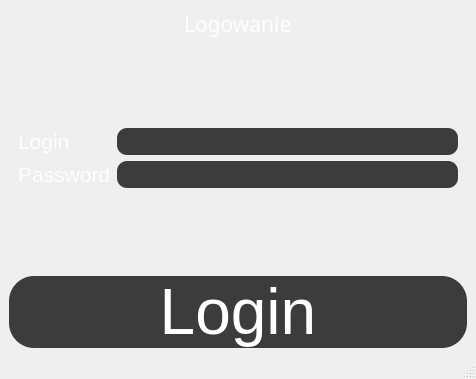
<?xml version="1.0" encoding="UTF-8"?>
<ui version="4.0">
 <class>MainWindow</class>
 <widget class="QMainWindow" name="MainWindow">
  <property name="geometry">
   <rect>
    <x>0</x>
    <y>0</y>
    <width>476</width>
    <height>379</height>
   </rect>
  </property>
  <property name="windowTitle">
   <string>MainWindow</string>
  </property>
  <widget class="QWidget" name="centralwidget">
   <property name="styleSheet">
    <string notr="true">backround: #1c1c1c;
color: #fefefe;</string>
   </property>
   <layout class="QVBoxLayout" name="verticalLayout">
    <item alignment="Qt::AlignHCenter">
     <widget class="QLabel" name="label_3">
      <property name="font">
       <font>
        <family>MS Outlook</family>
        <pointsize>16</pointsize>
       </font>
      </property>
      <property name="text">
       <string>Logowanie</string>
      </property>
     </widget>
    </item>
    <item>
     <spacer name="verticalSpacer">
      <property name="orientation">
       <enum>Qt::Vertical</enum>
      </property>
      <property name="sizeHint" stdset="0">
       <size>
        <width>20</width>
        <height>40</height>
       </size>
      </property>
     </spacer>
    </item>
    <item>
     <widget class="QWidget" name="" native="true">
      <property name="sizeIncrement">
       <size>
        <width>0</width>
        <height>1</height>
       </size>
      </property>
      <layout class="QFormLayout" name="formLayout">
       <item row="2" column="0">
        <widget class="QLabel" name="label">
         <property name="font">
          <font>
           <pointsize>16</pointsize>
          </font>
         </property>
         <property name="text">
          <string>Login</string>
         </property>
        </widget>
       </item>
       <item row="2" column="1">
        <widget class="QLineEdit" name="login">
         <property name="font">
          <font>
           <pointsize>16</pointsize>
          </font>
         </property>
         <property name="styleSheet">
          <string notr="true">color: #fff;
background: #3c3c3c;
border-radius: 10px;
border: 0px;</string>
         </property>
        </widget>
       </item>
       <item row="3" column="0">
        <widget class="QLabel" name="label_2">
         <property name="font">
          <font>
           <pointsize>16</pointsize>
          </font>
         </property>
         <property name="text">
          <string>Password</string>
         </property>
        </widget>
       </item>
       <item row="3" column="1">
        <widget class="QLineEdit" name="pwd">
         <property name="font">
          <font>
           <pointsize>16</pointsize>
          </font>
         </property>
         <property name="styleSheet">
          <string notr="true">color: #fff;
background: #3c3c3c;
border-radius: 10px;
border: 0px;</string>
         </property>
        </widget>
       </item>
      </layout>
     </widget>
    </item>
    <item>
     <spacer name="verticalSpacer_2">
      <property name="orientation">
       <enum>Qt::Vertical</enum>
      </property>
      <property name="sizeHint" stdset="0">
       <size>
        <width>20</width>
        <height>40</height>
       </size>
      </property>
     </spacer>
    </item>
    <item>
     <widget class="QPushButton" name="login_btn">
      <property name="font">
       <font>
        <pointsize>48</pointsize>
       </font>
      </property>
      <property name="styleSheet">
       <string notr="true">QPushButton{
background: #3c3c3c;
color: #fff;
transition: all 1s ease-in-out;
border-radius: 25px;

}
QPushButton:hover{
background: #4c4c4c;
}
</string>
      </property>
      <property name="text">
       <string>Login</string>
      </property>
     </widget>
    </item>
   </layout>
  </widget>
  <widget class="QMenuBar" name="menubar">
   <property name="geometry">
    <rect>
     <x>0</x>
     <y>0</y>
     <width>476</width>
     <height>18</height>
    </rect>
   </property>
  </widget>
  <widget class="QStatusBar" name="statusbar"/>
 </widget>
 <resources/>
 <connections/>
</ui>
